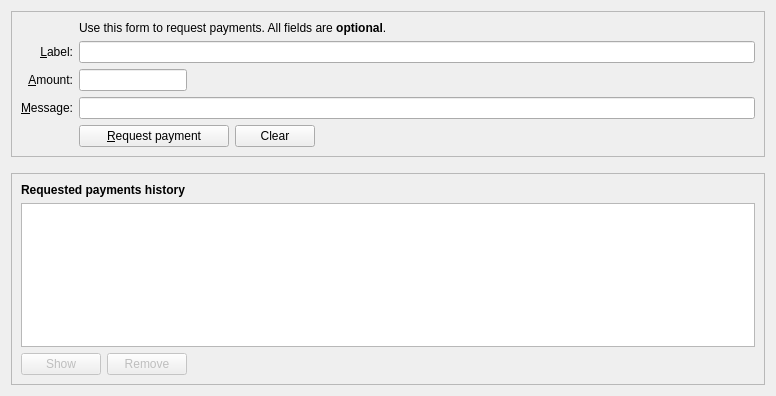
<?xml version="1.0" encoding="UTF-8"?>
<ui version="4.0">
 <class>ReceiveCoinsDialog</class>
 <widget class="QWidget" name="ReceiveCoinsDialog">
  <property name="geometry">
   <rect>
    <x>0</x>
    <y>0</y>
    <width>776</width>
    <height>396</height>
   </rect>
  </property>
  <layout class="QVBoxLayout" name="verticalLayout" stretch="0,0,1">
   <item>
    <widget class="QFrame" name="frame2">
     <property name="sizePolicy">
      <sizepolicy hsizetype="Preferred" vsizetype="Expanding">
       <horstretch>0</horstretch>
       <verstretch>0</verstretch>
      </sizepolicy>
     </property>
     <property name="frameShape">
      <enum>QFrame::StyledPanel</enum>
     </property>
     <property name="frameShadow">
      <enum>QFrame::Sunken</enum>
     </property>
     <layout class="QVBoxLayout" name="verticalLayout_3">
      <item>
       <layout class="QGridLayout" name="gridLayout">
        <item row="5" column="0">
         <widget class="QLabel" name="label">
          <property name="toolTip">
           <string>An optional amount to request. Leave this empty or zero to not request a specific amount.</string>
          </property>
          <property name="text">
           <string>&amp;Amount:</string>
          </property>
          <property name="alignment">
           <set>Qt::AlignRight|Qt::AlignTrailing|Qt::AlignVCenter</set>
          </property>
          <property name="buddy">
           <cstring>reqAmount</cstring>
          </property>
         </widget>
        </item>
        <item row="6" column="0">
         <widget class="QLabel" name="label_3">
          <property name="toolTip">
           <string>An optional message to attach to the payment request, which will be displayed when the request is opened. Note: The message will not be sent with the payment over the Bitcoin network.</string>
          </property>
          <property name="text">
           <string>&amp;Message:</string>
          </property>
          <property name="alignment">
           <set>Qt::AlignRight|Qt::AlignTrailing|Qt::AlignVCenter</set>
          </property>
          <property name="buddy">
           <cstring>reqMessage</cstring>
          </property>
         </widget>
        </item>
        <item row="4" column="2">
         <widget class="QLineEdit" name="reqLabel">
          <property name="toolTip">
           <string>An optional label to associate with the new receiving address.</string>
          </property>
         </widget>
        </item>
        <item row="2" column="2">
         <widget class="QLabel" name="label_5">
          <property name="text">
           <string>Use this form to request payments. All fields are &lt;b&gt;optional&lt;/b&gt;.</string>
          </property>
         </widget>
        </item>
        <item row="4" column="0">
         <widget class="QLabel" name="label_2">
          <property name="toolTip">
           <string>An optional label to associate with the new receiving address.</string>
          </property>
          <property name="text">
           <string>&amp;Label:</string>
          </property>
          <property name="alignment">
           <set>Qt::AlignRight|Qt::AlignTrailing|Qt::AlignVCenter</set>
          </property>
          <property name="buddy">
           <cstring>reqLabel</cstring>
          </property>
         </widget>
        </item>
        <item row="6" column="2">
         <widget class="QLineEdit" name="reqMessage">
          <property name="toolTip">
           <string>An optional message to attach to the payment request, which will be displayed when the request is opened. Note: The message will not be sent with the payment over the Bitcoin network.</string>
          </property>
         </widget>
        </item>
        <item row="7" column="2">
         <layout class="QHBoxLayout" name="horizontalLayout">
          <item>
           <widget class="QPushButton" name="receiveButton">
            <property name="minimumSize">
             <size>
              <width>150</width>
              <height>0</height>
             </size>
            </property>
            <property name="text">
             <string>&amp;Request payment</string>
            </property>
            <property name="icon">
             <iconset resource="../imada.qrc">
              <normaloff>:/icons/receiving_addresses</normaloff>:/icons/receiving_addresses</iconset>
            </property>
           </widget>
          </item>
          <item>
           <widget class="QPushButton" name="clearButton">
            <property name="sizePolicy">
             <sizepolicy hsizetype="Minimum" vsizetype="Fixed">
              <horstretch>0</horstretch>
              <verstretch>0</verstretch>
             </sizepolicy>
            </property>
            <property name="toolTip">
             <string>Clear all fields of the form.</string>
            </property>
            <property name="text">
             <string>Clear</string>
            </property>
            <property name="icon">
             <iconset resource="../imada.qrc">
              <normaloff>:/icons/remove</normaloff>:/icons/remove</iconset>
            </property>
            <property name="autoDefault">
             <bool>false</bool>
            </property>
           </widget>
          </item>
          <item>
           <spacer name="horizontalSpacer">
            <property name="orientation">
             <enum>Qt::Horizontal</enum>
            </property>
            <property name="sizeHint" stdset="0">
             <size>
              <width>40</width>
              <height>20</height>
             </size>
            </property>
           </spacer>
          </item>
         </layout>
        </item>
        <item row="7" column="0">
         <widget class="QLabel" name="label_7">
          <property name="text">
           <string/>
          </property>
         </widget>
        </item>
        <item row="5" column="2">
         <layout class="QHBoxLayout" name="horizontalLayout_6">
          <item>
           <widget class="BitcoinAmountField" name="reqAmount">
            <property name="sizePolicy">
             <sizepolicy hsizetype="Fixed" vsizetype="Fixed">
              <horstretch>0</horstretch>
              <verstretch>0</verstretch>
             </sizepolicy>
            </property>
            <property name="minimumSize">
             <size>
              <width>80</width>
              <height>0</height>
             </size>
            </property>
            <property name="maximumSize">
             <size>
              <width>1000</width>
              <height>100</height>
             </size>
            </property>
            <property name="toolTip">
             <string>An optional amount to request. Leave this empty or zero to not request a specific amount.</string>
            </property>
           </widget>
          </item>
          <item>
           <spacer name="horizontalSpacer_3">
            <property name="orientation">
             <enum>Qt::Horizontal</enum>
            </property>
            <property name="sizeHint" stdset="0">
             <size>
              <width>0</width>
              <height>0</height>
             </size>
            </property>
           </spacer>
          </item>
         </layout>
        </item>
       </layout>
      </item>
     </layout>
    </widget>
   </item>
   <item>
    <spacer name="verticalSpacer_2">
     <property name="orientation">
      <enum>Qt::Vertical</enum>
     </property>
     <property name="sizeHint" stdset="0">
      <size>
       <width>20</width>
       <height>10</height>
      </size>
     </property>
    </spacer>
   </item>
   <item>
    <widget class="QFrame" name="frame">
     <property name="sizePolicy">
      <sizepolicy hsizetype="Preferred" vsizetype="Expanding">
       <horstretch>0</horstretch>
       <verstretch>0</verstretch>
      </sizepolicy>
     </property>
     <property name="frameShape">
      <enum>QFrame::StyledPanel</enum>
     </property>
     <property name="frameShadow">
      <enum>QFrame::Raised</enum>
     </property>
     <layout class="QVBoxLayout" name="verticalLayout_2">
      <item>
       <widget class="QLabel" name="label_6">
        <property name="font">
         <font>
          <weight>75</weight>
          <bold>true</bold>
         </font>
        </property>
        <property name="text">
         <string>Requested payments history</string>
        </property>
       </widget>
      </item>
      <item>
       <widget class="QTableView" name="recentRequestsView">
        <property name="contextMenuPolicy">
         <enum>Qt::CustomContextMenu</enum>
        </property>
        <property name="tabKeyNavigation">
         <bool>false</bool>
        </property>
        <property name="sortingEnabled">
         <bool>true</bool>
        </property>
       </widget>
      </item>
      <item>
       <layout class="QHBoxLayout" name="horizontalLayout_2">
        <item>
         <widget class="QPushButton" name="showRequestButton">
          <property name="enabled">
           <bool>false</bool>
          </property>
          <property name="toolTip">
           <string>Show the selected request (does the same as double clicking an entry)</string>
          </property>
          <property name="text">
           <string>Show</string>
          </property>
          <property name="icon">
           <iconset resource="../imada.qrc">
            <normaloff>:/icons/edit</normaloff>:/icons/edit</iconset>
          </property>
          <property name="autoDefault">
           <bool>false</bool>
          </property>
         </widget>
        </item>
        <item>
         <widget class="QPushButton" name="removeRequestButton">
          <property name="enabled">
           <bool>false</bool>
          </property>
          <property name="toolTip">
           <string>Remove the selected entries from the list</string>
          </property>
          <property name="text">
           <string>Remove</string>
          </property>
          <property name="icon">
           <iconset resource="../imada.qrc">
            <normaloff>:/icons/remove</normaloff>:/icons/remove</iconset>
          </property>
          <property name="autoDefault">
           <bool>false</bool>
          </property>
         </widget>
        </item>
        <item>
         <spacer name="horizontalSpacer_2">
          <property name="orientation">
           <enum>Qt::Horizontal</enum>
          </property>
          <property name="sizeHint" stdset="0">
           <size>
            <width>40</width>
            <height>20</height>
           </size>
          </property>
         </spacer>
        </item>
       </layout>
      </item>
     </layout>
    </widget>
   </item>
  </layout>
 </widget>
 <customwidgets>
  <customwidget>
   <class>BitcoinAmountField</class>
   <extends>QLineEdit</extends>
   <header>qt/bitcoinamountfield.h</header>
   <container>1</container>
  </customwidget>
 </customwidgets>
 <tabstops>
  <tabstop>reqLabel</tabstop>
  <tabstop>reqAmount</tabstop>
  <tabstop>reqMessage</tabstop>
  <tabstop>receiveButton</tabstop>
  <tabstop>clearButton</tabstop>
  <tabstop>recentRequestsView</tabstop>
  <tabstop>showRequestButton</tabstop>
  <tabstop>removeRequestButton</tabstop>
 </tabstops>
 <resources>
  <include location="../imada.qrc"/>
 </resources>
 <connections/>
</ui>
